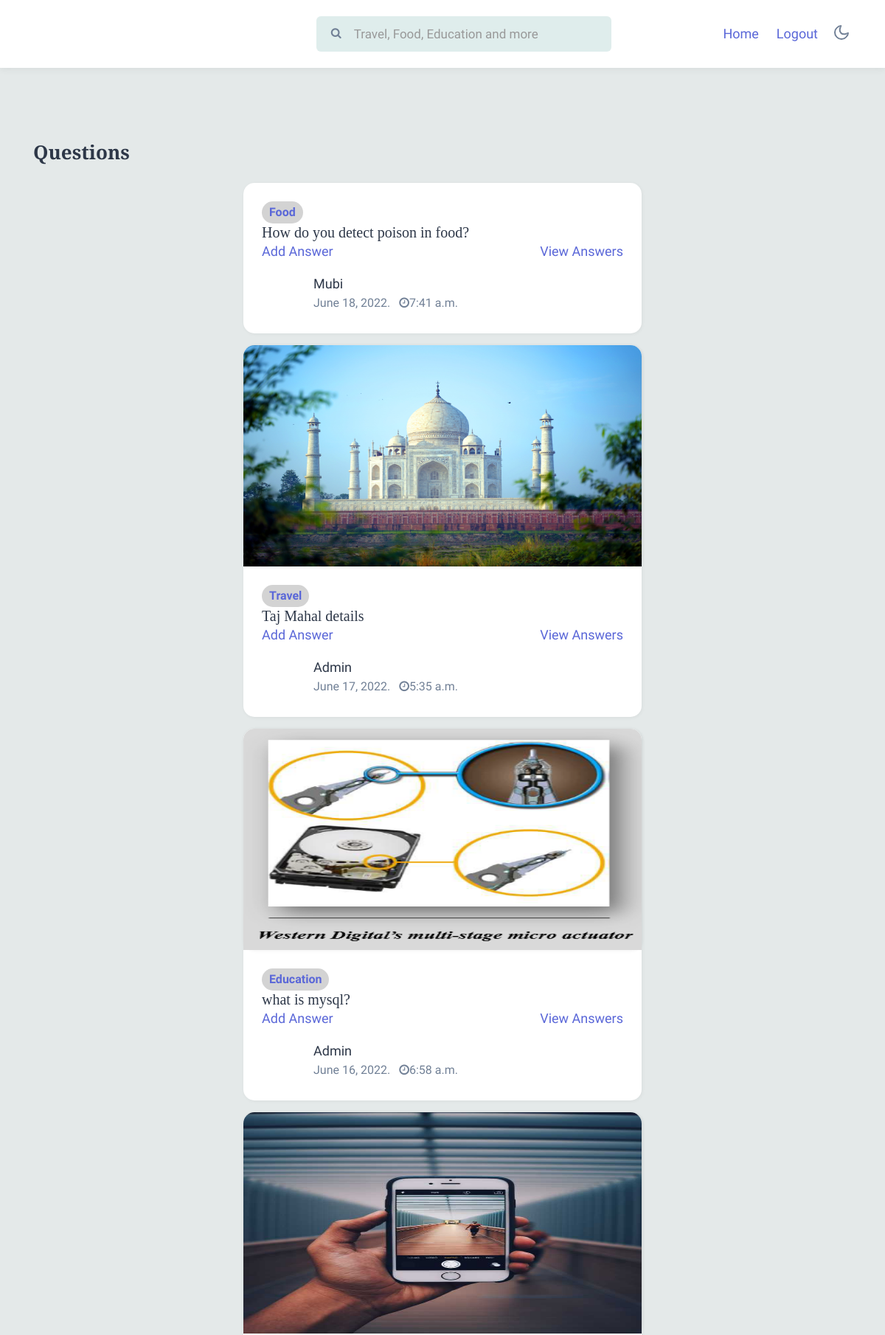
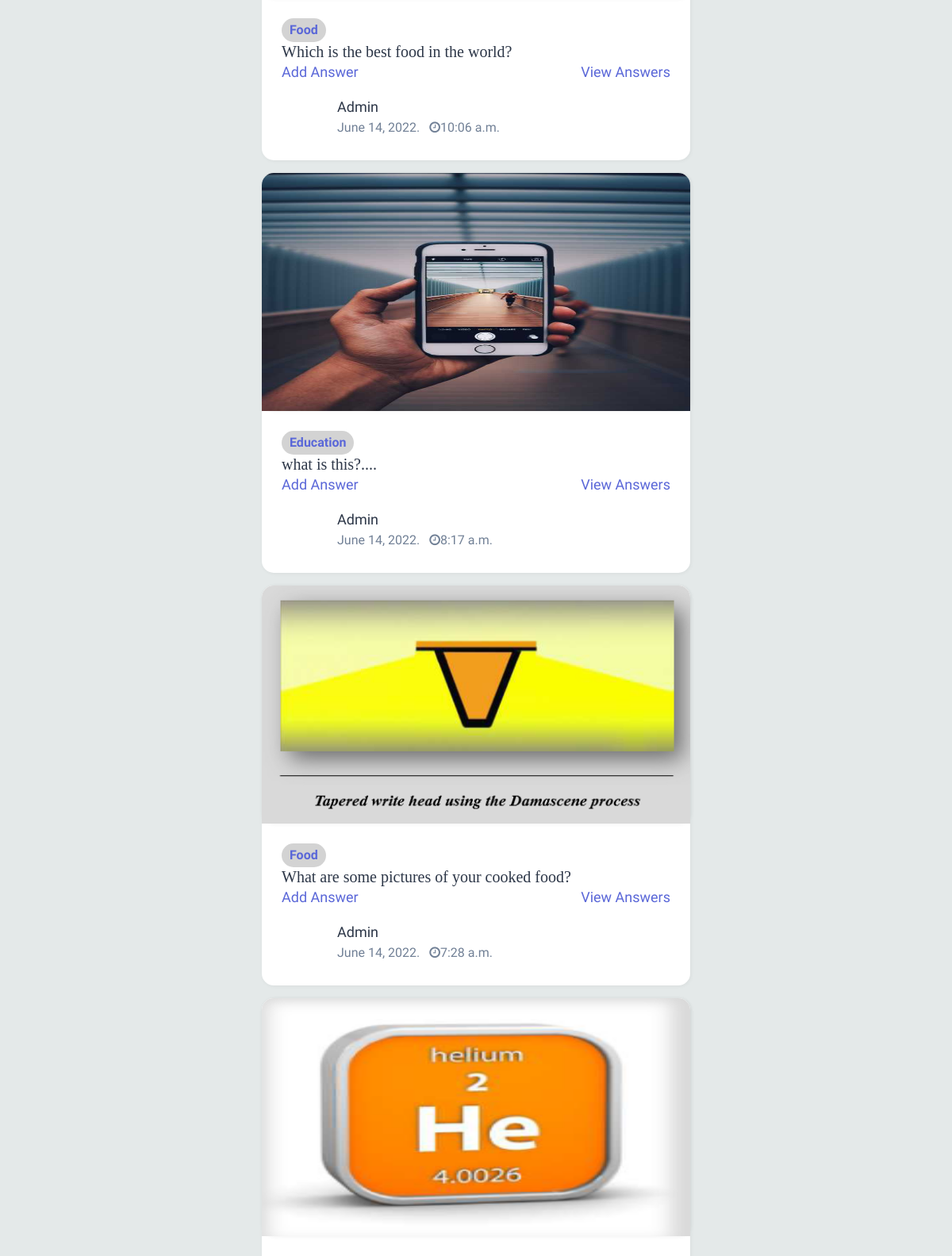
Screenshot of /qnlist/ (upper part) with the database file from the repository (2 pictures, top to bottom).
### myapp/models.py (models this page shows, shortened)
class QuestionModel(models.Model):
	user=models.ForeignKey(User,on_delete=models.CASCADE)
	qn=models.TextField(max_length=1000)
	pic=models.ImageField(upload_to="qnpic/",blank=True)
	group=models.ForeignKey(CategoryModel,on_delete=models.CASCADE)
	status=models.BooleanField(default=True)
	created_on=models.DateTimeField(auto_now=True)
	updated_on=models.DateTimeField(auto_now=True)

class CategoryModel(models.Model):
	name=models.CharField(max_length=30)
	status=models.BooleanField(default=True)
	created_on=models.DateTimeField(auto_now=True)
	def __str__(self):
		return self.name

### myapp/views.py (the view)
# urls.py: path('qnlist/', QuestionList.as_view(), name='qnlist'),
class QuestionList(View):
	template_name='qnlist.html'
	def get(self,request):
		qn_data=QuestionModel.objects.all().order_by('-created_on')
		context={'data':qn_data}
		return render(request,self.template_name,context)

### templates/qnlist.html (shortened to what this page needs)
{% load static %}
<!doctype html>
<html lang="en">
<head>
    <link rel="stylesheet" href="{% static 'assets/css/style-starter.css' %}">
</head>
<body>
    <header class="w3l-header">
        <div class="container">
            <nav class="navbar navbar-expand-lg navbar-light fill px-lg-0 py-0 px-sm-3 px-0">
                <div class="collapse navbar-collapse" id="navbarSupportedContent">
                    <nav class="mx-auto">
                        <div class="search-bar">
                            <form class="search">
                                <input type="search" class="search__input" name="search"
                                    placeholder="Travel, Food, Education and more" onload="equalWidth()" required>
                                <span class="fa fa-search search__icon"></span>
                            </form>
                        </div>
                    </nav>
                    <ul class="navbar-nav">
                        <li class="nav-item active">
                            <a class="nav-link" href="{% url 'dash'%}">Home</a>
                        </li>
                        <li class="nav-item active">
                            <a class="nav-link" href="{% url 'logout'%}">Logout</a>
                        </li>
                    </ul>
                </div>
                <div class="mobile-position">
                    <nav class="navigation">
                        <div class="theme-switch-wrapper">
                            <label class="theme-switch" for="checkbox">
                                <div class="mode-container">
                                    <i class="gg-moon"></i>
                                </div>
                            </label>
                        </div>
                    </nav>
                </div>
        </div>
    </header>
    <div class="w3l-homeblock2 py-5" style="background-color: rgb(228, 233, 233);">
        <div class="container py-lg-5 py-md-4">
            <h3 class="section-title-left mb-4">Questions</h3>
            <div class="row justify-content-center">
                <div class="col-6 mb-3 item">
                    {% for i in data %}
                    <div class="card mb-3">
                        <div class="card-header p-0 position-relative">
                            {% if i.pic %}
                                <img class="card-img-bottom d-block radius-image-full" src="{{i.pic.url}}"
                                    alt="Card image cap" height="300px" width="300px">
                            {% endif %}
                        </div>
                        <div class="card-body blog-details">
                            <span class="label-blue">{{i.group}}</span>
                            <h5>{{i.qn}}</h5>
                            <p>
                                <a href="{% url 'addans' i.id %}" class="text-blue">Add Answer</a>
                                <a href="{% url 'answers' i.id %}" class="text-blue float-right"> View Answers</a>
                            </p>
                            <div class="author align-items-center mt-3 mb-1">
                                <ul class="blog-meta">
                                    <li>
                                        <a href="{% url 'chatroom' i.user.id %}">{{i.user}}</a>
                                    </li>
                                    <li class="meta-item blog-lesson">
                                        <span class="meta-value"> {{i.created_on.date}}</span>. <span
                                            class="meta-value ml-2"><span class="fa fa-clock-o"></span>{{i.created_on.time}}</span>
                                    </li>
                                </ul>
                            </div>
                        </div>
                    </div>
                    {% endfor %}
                </div>
            </div>
        </div>
    </div>
</body>
</html>

### rows the page displays
QuestionModel: group "Food", qn "How do you detect poison in food?", user "Mubi", created_on "June 18, 2022", created_on.time "7:41 a.m."
QuestionModel: pic (picture), group "Travel", qn "Taj Mahal details", user "Admin", created_on "June 17, 2022", created_on.time "5:35 a.m."
QuestionModel: pic (picture), group "Education", qn "what is mysql?", user "Admin", created_on "June 16, 2022", created_on.time "6:58 a.m."
QuestionModel: pic (picture), group "Food", qn "Which is the best food in the world?", user "Admin", created_on "June 14, 2022", created_on.time "10:06 a.m."
QuestionModel: pic (picture), group "Education", qn "what is this?....", user "Admin", created_on "June 14, 2022", created_on.time "8:17 a.m."
QuestionModel: pic (picture), group "Food", qn "What are some pictures of your cooked food?", user "Admin", created_on "June 14, 2022", created_on.time "7:28 a.m."
QuestionModel: pic (picture)
